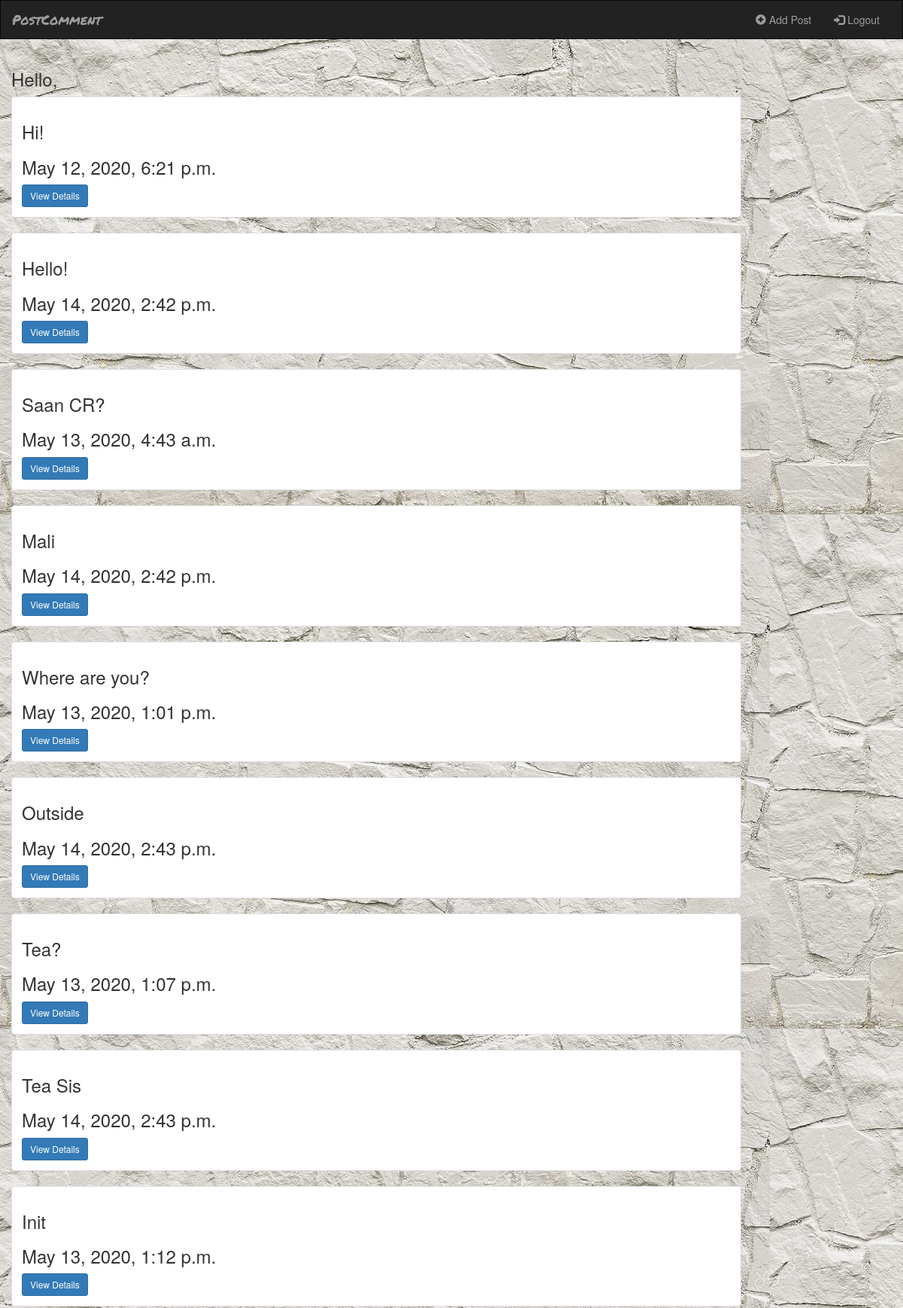
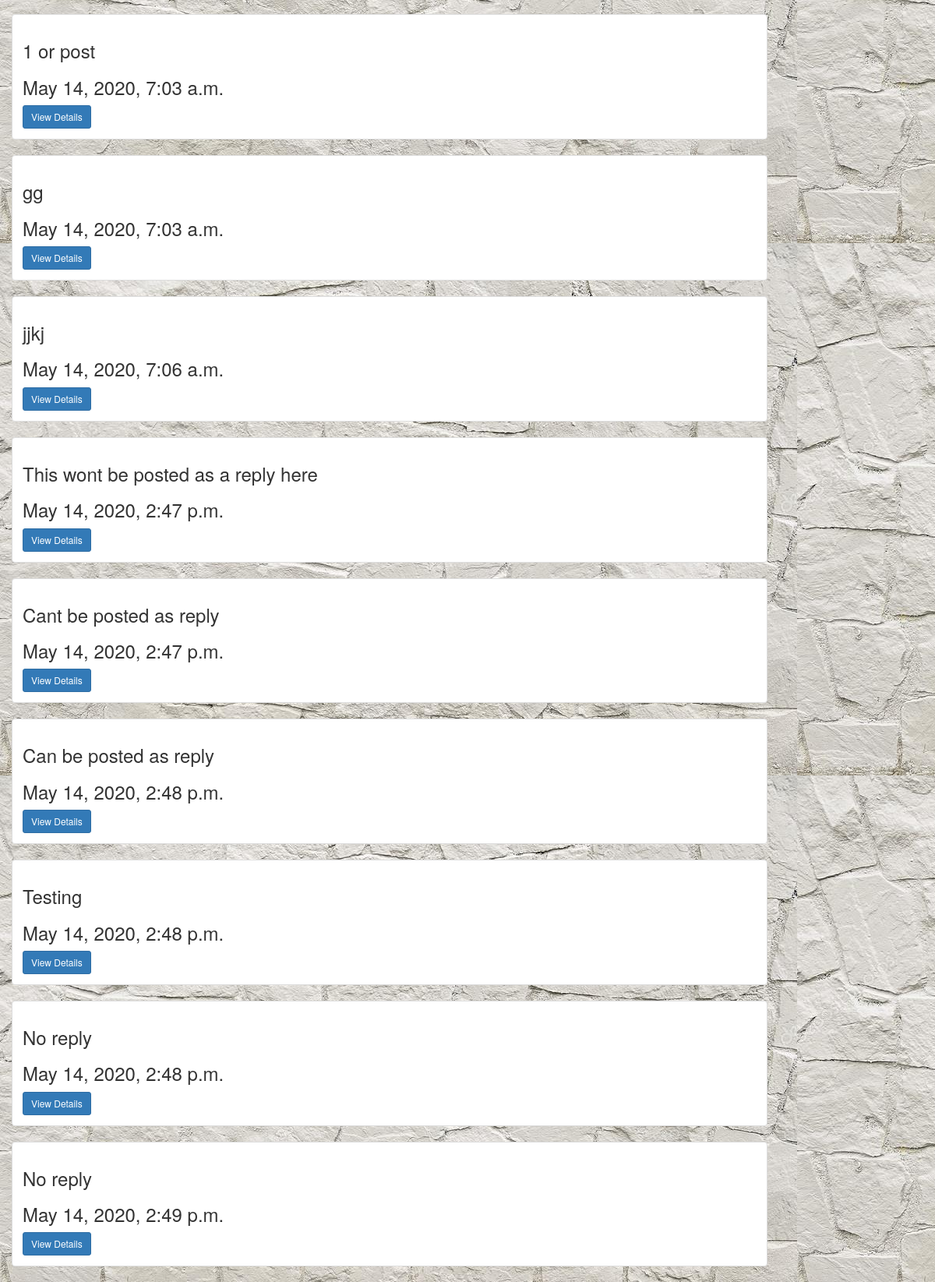
/posts/, run on the app's committed database (2 pictures, top to bottom).
### posts/models.py (models this page shows, shortened)
class Post(models.Model):
    messageId = models.AutoField(db_column = 'Collaborate_Messaging_A00_Rec',primary_key=True)
    POST ='POST'
    REPLY='REPLY'
    MESSAGE_TYPE_CHOICES = [
        (POST, 'Post'),
        (REPLY, 'Reply'),
    ]
    messageType = models.CharField(max_length=10, choices= MESSAGE_TYPE_CHOICES, default=POST, db_column='Message_Type')
    parentPostId = models.ForeignKey('posts.Post', on_delete=models.SET_NULL, null=True, blank=True)
    message = models.TextField()
    dateTimeStamp = models.DateTimeField(auto_now=True, auto_created=True)

### posts/views.py (the view)
# urls.py: path('', views.posts_home, name='index'),
def posts_home(request):
    post = Post.objects.all().filter
    query = request.GET.get("q")
    if query:
        post = post.filter(
            Q(messageType__icontains=POST) |
            Q(dateTimeStamp__icontains=query)
        ).distinct()
        return render(request, 'posts/index.html', {
            'post': post,
        })
    else:
        return render(request, 'posts/index.html', {'post': post})

### posts/templates/posts/index.html (shortened to what this page needs)
{% extends 'posts/base.html' %}
{% block body %}
<div class="post-container container-fluid">
    <div class="row">
        <div class="col-sm-12">
            <h3>Hello, {{ user.username }}</h3>
        </div>
        {% if post %}
            {% for posts in post %}
                <div class="col-sm-10 col-lg-20">
                    <div class="thumbnail">
                        <div class="caption">
                            <h3>{{ posts.message }}</h3>
                            <h3>{{ posts.dateTimeStamp }}</h3>
                            <a href="{% url 'posts:detail' posts.messageId %}" class="btn btn-primary btn-sm" role="button">View Details</a>
                        </div>
                    </div>
                </div>
            {% endfor %}
        {% endif %}
    </div>
</div>
{% endblock %}

### posts/templates/posts/base.html (shortened to what this page needs)
<!DOCTYPE html>
<html lang="en">
<head>
  {% load static %}
  <link rel="stylesheet" href="https://maxcdn.bootstrapcdn.com/bootstrap/3.4.1/css/bootstrap.min.css">
  <link rel= "stylesheet" type ="text/css" href="{% static 'posts/style.css'%}" />
  <nav class="navbar navbar-inverse">
    <div class="container-fluid">
      <div class="navbar-header">
        <a class="navbar-brand" href="{% url 'posts:index' %}">PostComment</a>
      </div>
      <div class="collapse navbar-collapse" id="myNavbar">
        <ul class="nav navbar-nav navbar-right">
          <li><a href="{% url 'posts:create' %}"><span class="glyphicon glyphicon-plus-sign"></span> Add Post</a></li>
          <li><a href=""><span class="glyphicon glyphicon-log-in"></span> Logout</a></li>
        </ul>
      </div>
    </div>
  </nav>
{% block body %}
{% endblock %}
</head>
<body>
</body>
</html>

### posts/static/posts/style.css (style rules this page uses)
body { background: white url("images/white.jpg"); }
.navbar { border-radius: 0; }
.navbar-brand { font-family: 'Permanent Marker', cursive; }

### data on the page
Post: message "Hi!", dateTimeStamp "May 12, 2020, 6:21 p.m."
Post: message "Hello!", dateTimeStamp "May 14, 2020, 2:42 p.m."
Post: message "Saan CR?", dateTimeStamp "May 13, 2020, 4:43 a.m."
Post: message "Mali", dateTimeStamp "May 14, 2020, 2:42 p.m."
Post: message "Where are you?", dateTimeStamp "May 13, 2020, 1:01 p.m."
Post: message "Outside", dateTimeStamp "May 14, 2020, 2:43 p.m."
Post: message "Tea?", dateTimeStamp "May 13, 2020, 1:07 p.m."
Post: message "Tea Sis", dateTimeStamp "May 14, 2020, 2:43 p.m."
Post: message "Init", dateTimeStamp "May 13, 2020, 1:12 p.m."
Post: message "1 or post", dateTimeStamp "May 14, 2020, 7:03 a.m."
Post: message "gg", dateTimeStamp "May 14, 2020, 7:03 a.m."
Post: message "jjkj", dateTimeStamp "May 14, 2020, 7:06 a.m."
Post: message "This wont be posted as a reply here", dateTimeStamp "May 14, 2020, 2:47 p.m."
Post: message "Cant be posted as reply", dateTimeStamp "May 14, 2020, 2:47 p.m."
Post: message "Can be posted as reply", dateTimeStamp "May 14, 2020, 2:48 p.m."
Post: message "Testing", dateTimeStamp "May 14, 2020, 2:48 p.m."
Post: message "No reply", dateTimeStamp "May 14, 2020, 2:48 p.m."
Post: message "No reply", dateTimeStamp "May 14, 2020, 2:49 p.m."
